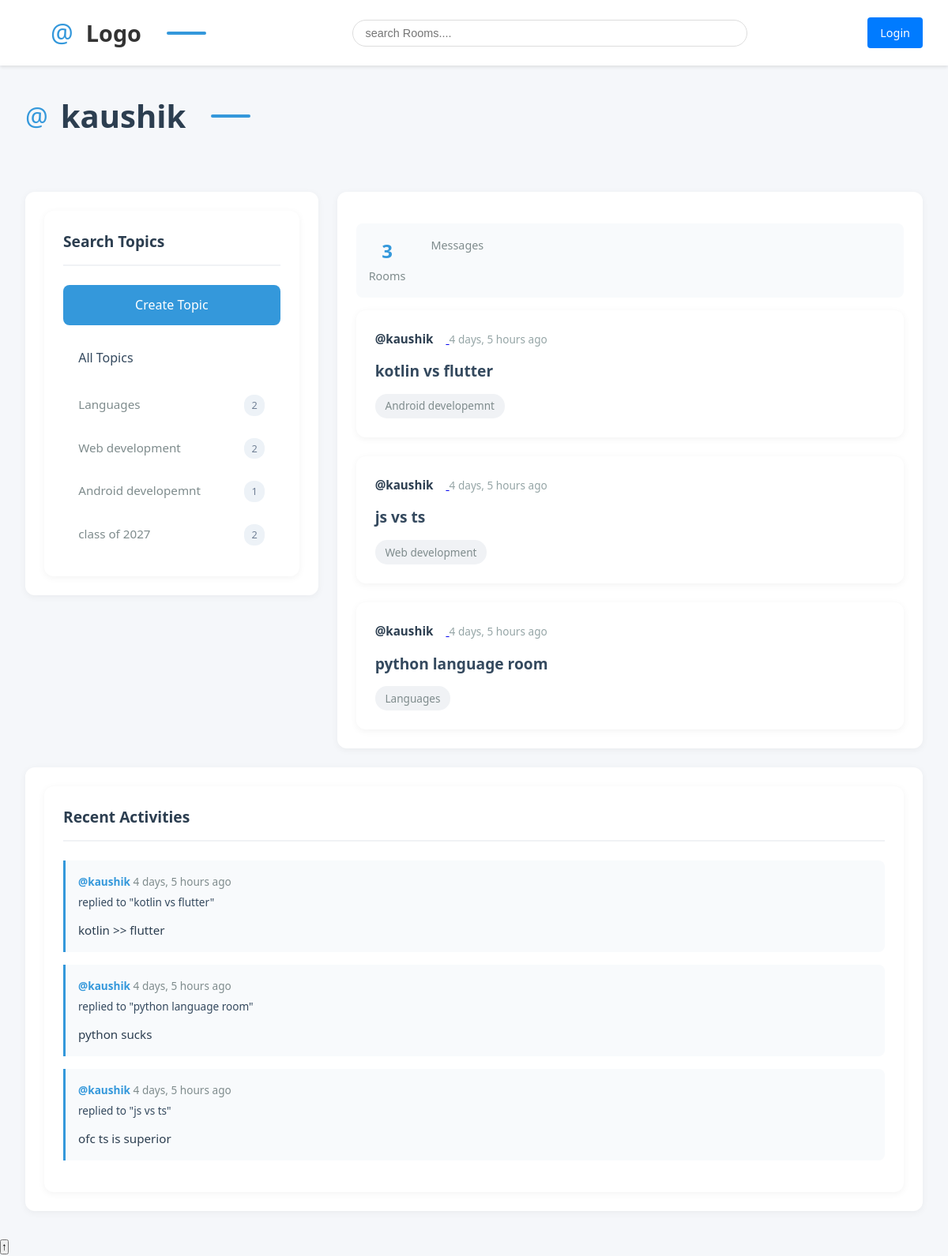
The page /profilepage/1/ on the database its author committed.
### base/models.py (models this page shows, shortened)
class Topic(models.Model):
    name = models.CharField(max_length=200)

class Room(models.Model):
    host = models.ForeignKey(User, on_delete=models.SET_NULL, null=True)
    topic = models.ForeignKey(Topic, on_delete=models.SET_NULL, null=True)
    name = models.CharField(max_length=200)
    description = models.TextField(null=True, blank=True)
    participants = models.ManyToManyField(User, related_name='participants', blank=True)
    updated = models.DateTimeField(auto_now=True)
    created = models.DateTimeField(auto_now_add=True)
    def __str__(self):
        return str(self.name)
    class Meta:
        ordering = ['-updated','-created']

class Message(models.Model):
    user = models.ForeignKey(User, on_delete=models.CASCADE)
    room = models.ForeignKey(Room, on_delete=models.CASCADE)
    body = models.TextField()
    updated = models.DateTimeField(auto_now=True)
    created = models.DateTimeField(auto_now_add=True)
    class Meta:
        ordering = ['-updated','-created']
    def __str__(self):
        return self.body[0:50]

### base/views.py (the view)
# urls.py: path('profilepage/<str:pagekey>/', views.profilePage, name='user-profile'),
def profilePage(request, pagekey):
    usr = User.objects.get(id=pagekey)
    rooms = usr.room_set.all()
    room_messages = usr.message_set.all()
    topic = Topic.objects.all()
    context = {'user': usr, 'rooms':rooms, 'room_messages': room_messages, 'topic': topic}
    return render(request, 'base/profile.html', context)

### base/templates/base/profile.html (shortened to what this page needs)
{% extends 'main.html' %} {% block content %}
<h1>{{user.username}}</h1>
<div class="profile-page">
  <div class="topic-sidebar">{% include 'base/topic_widget.html' %}</div>
  <div class="main-content">
    <div class="profile-stats">
      <div class="stat-item">
        <div class="stat-number">{{rooms.count}}</div>
        <div class="stat-label">Rooms</div>
      </div>
      <div class="stat-item">
        <div class="stat-label">Messages</div>
      </div>
    </div>
    {% include 'base/feed_widget.html' %}
  </div>
  <div class="activity-sidebar">{% include 'base/activity_widget.html' %}</div>
</div>
{% endblock content %}

### base/templates/base/topic_widget.html
<div class="topic-widget-container">
    <h3>Search Topics</h3>
    <a href="{% url 'create-topic' %}" class="create-topic">
        <p>Create Topic</p>
    </a>
    <a href="{% url 'home' %}" class="all-topics">All Topics</a>
    {% for i in topic %}
        <div data-count="{{ i.room_set.count }}">
            <a href="{% url 'home' %}?q={{i.name}}"
               {% if request.GET.q == i.name %}class="active"{% endif %}>
                {{i.name}}
            </a>
        </div>
    {% endfor %}
</div>

### base/templates/base/feed_widget.html (shortened to what this page needs)
<div class="feed-container">
  {% for i in rooms %}
  <div data-room-id="{{ i.id }}">
    <a href="{% url 'user-profile' i.host.id %}" class="user-link">
      <span>@{{ i.host.username }}</span>
    </a>
    <time datetime="{{ i.created|date:'c' }}">{{i.created|timesince}} ago</time>
    <h5><a href="{% url 'room' i.id %}">{{i.name}}</a></h5>
    <small class="topic-tag">{{i.topic.name}}</small>
  </div>
  {% endfor %}
</div>

### base/templates/base/activity_widget.html (shortened to what this page needs)
<div class="activity-feed-container">
    <h3>Recent Activities</h3>
    {% for msg in room_messages %}
    <div class="activity-item" data-message-id="{{ msg.id }}">
        <div class="activity-header">
            <small>
                <a href="{% url 'user-profile' msg.user.id %}">
                    @{{msg.user}}
                </a>
                <span class="timestamp">{{msg.created|timesince}} ago</span>
            </small>
            <small>replied to "{{msg.room}}"</small>
        </div>
        <p>{{msg}}</p>
    </div>
    {% endfor %}
</div>

### rows shown on the page
Topic: name "Languages"
Topic: name "Web development"
Topic: name "Android developemnt"
Topic: name "class of 2027"
Room: host.username "kaushik", created "4 days, 5 hours", name "kotlin vs flutter", topic.name "Android developemnt"
Room: host.username "kaushik", created "4 days, 5 hours", name "js vs ts", topic.name "Web development"
Room: host.username "kaushik", created "4 days, 5 hours", name "python language room", topic.name "Languages"
Message: user "kaushik", created "4 days, 5 hours", room "kotlin vs flutter", body "kotlin >> flutter"
Message: user "kaushik", created "4 days, 5 hours", room "python language room", body "python sucks"
Message: user "kaushik", created "4 days, 5 hours", room "js vs ts", body "ofc ts is superior"

### other values the page prints
{{ user.username }} "kaushik"
{{ rooms.count }} "3"
